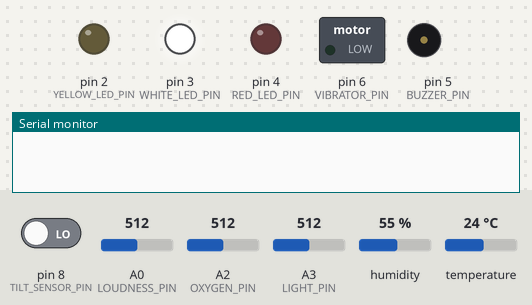
This sketch was run on a simulated Arduino Uno, built with avr-gcc and run on an emulated ATmega328P. On the bench: switched loads named in the sketch (green lamp = pin HIGH), output pins drawn as LEDs (lit = HIGH), buzzer (waves = sounding, pin HIGH), the last lines printed to the serial monitor. Dashed ring = blinking. Inputs (shaded band) come from the test bench; at power-on: humidity 55 %, pin 8 (TILT_SENSOR_PIN) LOW, A0 (LOUDNESS_PIN) = 512, A3 (LIGHT_PIN) = 512, A2 (OXYGEN_PIN) = 512, temperature 24 °C.

Above: at 1.2 s.
1.3 s: humidity set to 31 %
3.2 s: humidity set to 28 %
At 4.13 s:
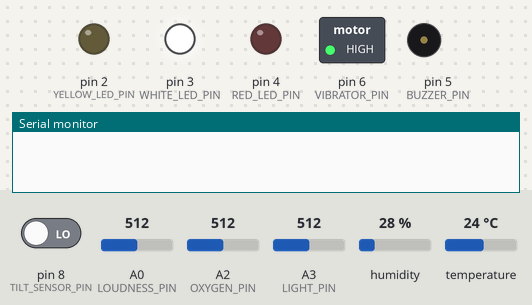
9.2 s: pin 8 (TILT_SENSOR_PIN) driven HIGH
At 11.4 s:
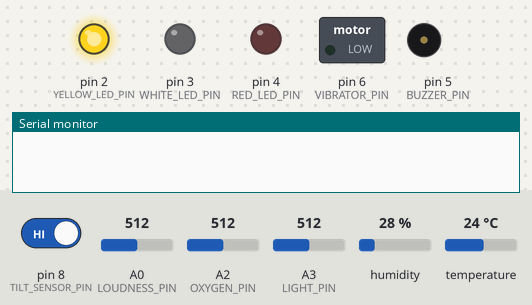
11.8 s: A0 (LOUDNESS_PIN) set to 589
17.8 s: A0 (LOUDNESS_PIN) set to 609
At 22.77 s:
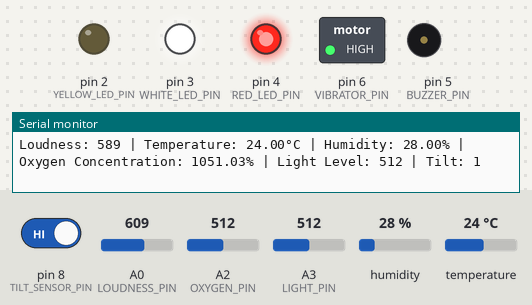
At 23.5 s:
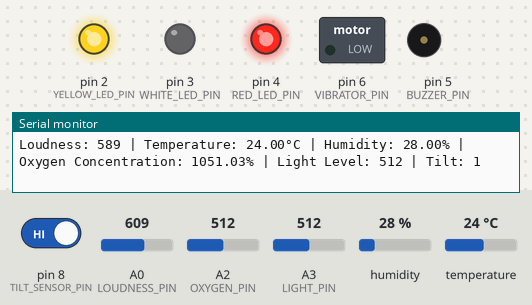
23.8 s: A3 (LIGHT_PIN) set to 30
Timing chart, 0 to 30.7 s (numbered marks = the images above; inputs shaded):
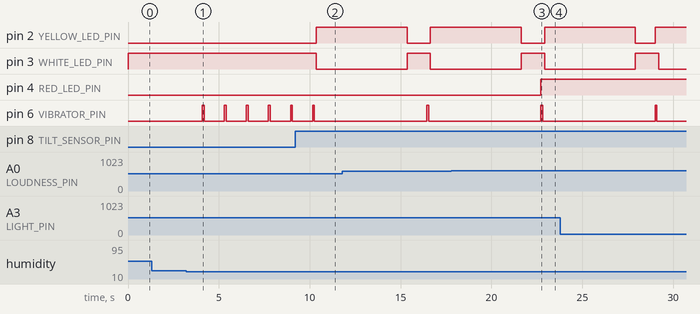

The sketch:

sketch_jul15a.ino
```cpp
#include "DHT.h"

// Define sensor pins
#define DHTPIN 7         // Digital pin connected to the DHT sensor
#define DHTTYPE DHT11    // DHT 11

// Define analog pins
#define LOUDNESS_PIN A0
#define OXYGEN_PIN A2
#define LIGHT_PIN A3

// Define output pins
#define YELLOW_LED_PIN 2
#define WHITE_LED_PIN 3
#define RED_LED_PIN 4
#define BUZZER_PIN 5
#define VIBRATOR_PIN 6
#define TILT_SENSOR_PIN 8

DHT dht(DHTPIN, DHTTYPE);

// Threshold values
int loudnessThreshold = 600; // Suggested levels: Quiet: 0-200, Normal: 201-600, Loud: 601-1023
int lightThreshold = 300; // Warning for dim light: Dim: 0-300, Bright: 301-1023
int tempThreshold = 30; // Suggested levels: Cool: 0-15°C, Comfortable: 16-25°C, Hot: 26-40°C
float o2Threshold = 19.5; // Percentage threshold for low oxygen concentration
float humidityLowThreshold = 30.0; // Lower limit for acceptable humidity
float humidityHighThreshold = 90.0; // Upper limit for acceptable humidity

void setup() {
  Serial.begin(9600);
  dht.begin();

  // Initialize digital pins as outputs
  pinMode(YELLOW_LED_PIN, OUTPUT);
  pinMode(WHITE_LED_PIN, OUTPUT);
  pinMode(RED_LED_PIN, OUTPUT);
  pinMode(BUZZER_PIN, OUTPUT);
  pinMode(VIBRATOR_PIN, OUTPUT);

  // Initialize tilt sensor as input
  pinMode(TILT_SENSOR_PIN, INPUT);

  // Initialize the white LED to indicate the Arduino is running
  digitalWrite(WHITE_LED_PIN, HIGH);
}

void loop() {
  // Read sensors
  int loudness = analogRead(LOUDNESS_PIN);
  int o2 = analogRead(OXYGEN_PIN);
  int light = analogRead(LIGHT_PIN);
  int tilt = digitalRead(TILT_SENSOR_PIN);

  // Read temperature and humidity
  float temp = dht.readTemperature();
  float humidity = dht.readHumidity();

  // Check if any reads failed and exit early (to try again).
  if (isnan(temp) || isnan(humidity)) {
    Serial.println("Failed to read from DHT sensor!");
    return;
  }

  // Calculate O2 concentration
  float Vout = readO2Vout();
  float O2Concentration = readO2Concentration(Vout);

  // Check if too loud
  if (loudness > loudnessThreshold) {
    digitalWrite(RED_LED_PIN, HIGH); // Turn on red LED
  } else {
    digitalWrite(RED_LED_PIN, LOW); // Turn off red LED
  }

  // Check if too dim
  if (light < lightThreshold) {
    digitalWrite(YELLOW_LED_PIN, HIGH); // Turn on yellow LED
  } else {
    digitalWrite(YELLOW_LED_PIN, LOW); // Turn off yellow LED
  }

  // Check if too hot
  if (temp > tempThreshold) {
    digitalWrite(VIBRATOR_PIN, HIGH); // Turn on vibrator
  } else {
    digitalWrite(VIBRATOR_PIN, LOW); // Turn off vibrator
  }

  // Check if oxygen level is low
  if (O2Concentration < o2Threshold) {
    digitalWrite(BUZZER_PIN, HIGH); // Turn on buzzer
  } else {
    digitalWrite(BUZZER_PIN, LOW); // Turn off buzzer
  }

  // Check if humidity is out of range
  if (humidity < humidityLowThreshold || humidity > humidityHighThreshold) {
    digitalWrite(VIBRATOR_PIN, HIGH); // Short vibrations to warn about humidity
    delay(100);
    digitalWrite(VIBRATOR_PIN, LOW);
    delay(100);
  }

  // Check tilt sensor
  if (tilt == HIGH) {
    // Pause the system
    digitalWrite(YELLOW_LED_PIN, HIGH);
    digitalWrite(WHITE_LED_PIN, LOW);
    delay(5000);
    digitalWrite(YELLOW_LED_PIN, LOW);
    digitalWrite(WHITE_LED_PIN, HIGH);

    // Send sensor data over Serial for debugging purposes
    Serial.print("Loudness: ");
    Serial.print(loudness);
    Serial.print(" | Temperature: ");
    Serial.print(temp);
    Serial.print("°C | Humidity: ");
    Serial.print(humidity);
    Serial.print("% | Oxygen Concentration: ");
    Serial.print(O2Concentration);
    Serial.print("% | Light Level: ");
    Serial.print(light);
    Serial.print(" | Tilt: ");
    Serial.println(tilt);
  }


  // Wait for 1 second before the next loop
  delay(1000);
}

float readO2Vout() {
  long sum = 0;
  for(int i = 0; i < 32; i++) {
    sum += analogRead(OXYGEN_PIN);
  }
  sum >>= 5;
  float Vout = sum * (5.0 / 1023.0);
  return Vout;
}

float readO2Concentration(float Vout) {
  // Calculate concentration based on Vout
  // According to the sensor's documentation:
  // O2 concentration (%) = (Vout / 5V) * 21%
  float O2Concentration = (Vout / 5.0) * 21.0 * 100;
  return O2Concentration;
}
```

Measured:
- the behaviour switches between 30 and 29 % on humidity (found by bisection; images 0 and 1)
- the behaviour switches between 600 and 601 on A0 (LOUDNESS_PIN) (found by bisection; images 2 and 3)
- after the input at 1.3 s, every drawn part: stays the same
- after the input at 3.2 s, pin 6 (VIBRATOR_PIN): alternates HIGH for 0.10 s and LOW for 1.1 s, starting after 0.89 s
- after the input at 9.2 s, pin 2 (YELLOW_LED_PIN): LOW → HIGH after 1.2 s; pin 3 (WHITE_LED_PIN): HIGH → LOW after 1.2 s; pin 6 (VIBRATOR_PIN): goes on until 10.3 s, then stays LOW
- after the input at 17.8 s, pin 4 (RED_LED_PIN): LOW → HIGH after 4.9 s
